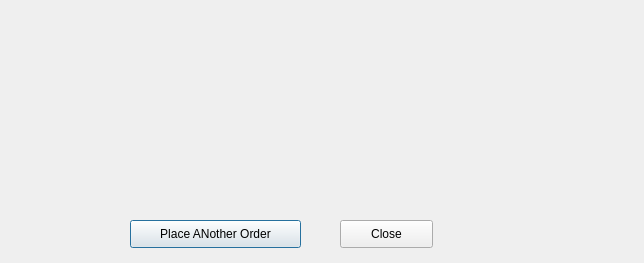
<?xml version="1.0" encoding="UTF-8"?>
<ui version="4.0">
 <class>Dialog</class>
 <widget class="QDialog" name="Dialog">
  <property name="geometry">
   <rect>
    <x>0</x>
    <y>0</y>
    <width>644</width>
    <height>263</height>
   </rect>
  </property>
  <property name="windowTitle">
   <string>Dialog</string>
  </property>
  <widget class="QPushButton" name="pushButton">
   <property name="geometry">
    <rect>
     <x>130</x>
     <y>220</y>
     <width>171</width>
     <height>28</height>
    </rect>
   </property>
   <property name="text">
    <string>Place ANother Order</string>
   </property>
  </widget>
  <widget class="QPushButton" name="pushButton_2">
   <property name="geometry">
    <rect>
     <x>340</x>
     <y>220</y>
     <width>93</width>
     <height>28</height>
    </rect>
   </property>
   <property name="text">
    <string>Close</string>
   </property>
  </widget>
  <widget class="QLabel" name="errorfl">
   <property name="geometry">
    <rect>
     <x>0</x>
     <y>0</y>
     <width>640</width>
     <height>201</height>
    </rect>
   </property>
   <property name="styleSheet">
    <string notr="true">font: italic 12pt &quot;Lucida Bright&quot;;color:rgb(244, 55, 58);</string>
   </property>
   <property name="text">
    <string/>
   </property>
  </widget>
 </widget>
 <resources/>
 <connections/>
</ui>
